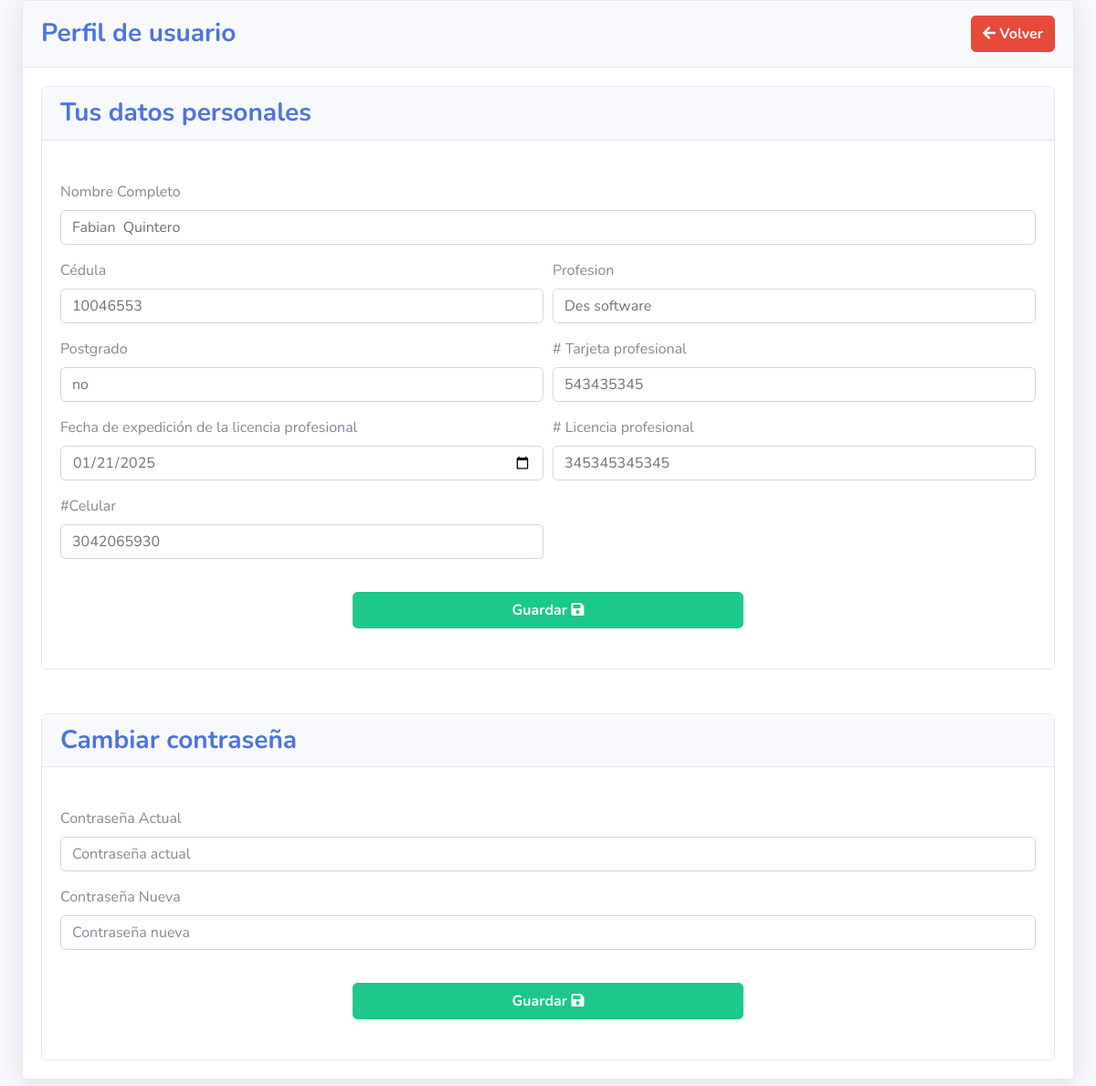
/paginas/perfil.php (signed in), run on the app's committed database.
### tables this page shows
CREATE TABLE `cliente` (
  `idcl` int NOT NULL AUTO_INCREMENT,
  `nombre` text NOT NULL,
  `fecharegistro` text NOT NULL,
  `estatus` int NOT NULL,
  `usuario` text NOT NULL,
  `clave` text NOT NULL,
  `pines` int NOT NULL,
  `pinesdisp` int DEFAULT NULL,
  `nroidcc` varchar(150) DEFAULT NULL,
  `profesion` varchar(150) DEFAULT NULL,
  `postgrado` varchar(150) DEFAULT NULL,
  `nrotarjprof` varchar(150) DEFAULT NULL,
  `nrolicprof` varchar(150) DEFAULT NULL,
  `fechexp` date DEFAULT NULL,
  `celular` text,
  `infcompletada` int NOT NULL DEFAULT '0',
  PRIMARY KEY (`idcl`),
  UNIQUE KEY `idc` (`idcl`)
);

### paginas/perfil.php (the view, shortened to what this page needs)
<?php
include_once("../conexion.php");
if(($_SESSION['logueado']) == true){
$id = $_SESSION['id'];
$sql = "SELECT * FROM cliente WHERE idcl = $id";
$usuario = mysqli_fetch_array($con->query($sql));
?>
<!DOCTYPE html>
<html lang="en">
<head>
  <link href="../vendor/fontawesome-free/css/all.min.css" rel="stylesheet" type="text/css">
  <link href="../css/sb-admin-2.min.css" rel="stylesheet">
</head>
<body style="overflow-x: hidden; overflow-y: hidden;">
  <div id="wrapper">
    <div id="content-wrapper" class="d-flex flex-column">
      <div id="content">
        <div class="container-fluid">
          <div class="row">
            <div class="col-lg-12">
              <div class="card shadow mb-4">
                <div class="card-header py-3 d-flex flex-row align-items-center justify-content-between">
                  <h3 class="m-0 font-weight-bold text-primary"> Perfil de usuario</h3>
                  <button onclick="history.back()" style="width: auto; height: 40px; font-size: 16px; font-weight: bold;" type="button" class="btn btn-danger" id="btn_completar_datos"><i class="fas fa-arrow-left"></i> Volver </button>
                </div>
                <div class="card-body" style="height: fit-content;">
                  <div class="card">
                    <div class="card-header d-flex flex-row align-items-center justify-content-between">
                      <h3 class="m-0 font-weight-bold text-primary">Tus datos personales</h3>
                    </div>
                    <br>
                    <div class="card-body">
                      <div class="chart-area" style="height: auto;">
                        <form method="POST" id="form_editar_perfil" action="../acciones/editar_perfil.php">
                            <div class="form-row">
                                <div class="form-group col-md-12">
                                    <label for="Nombre">Nombre Completo</label>
                                    <input value="<?php echo $usuario['nombre'] ?>" type="text" class="form-control" id="Nombre" placeholder="Nombre" name="Nombre" required>
                                </div>
                            </div>
                            <div class="form-row">
                                <div class="form-group col-md-6">
                                    <label for="Cedula">Cédula</label>
                                    <input value="<?php echo $usuario['nroidcc'] ?>" type="text" class="form-control" id="Cedula" placeholder="# de cédula" name="Cedula" required>
                                </div>
                                <div class="form-group col-md-6">
                                    <label for="Profesion">Profesion</label>
                                    <input value="<?php echo $usuario['profesion'] ?>" type="text" class="form-control" id="Profesion" placeholder="Profesion" name="Profesion" required>
                                </div>
                            </div>
                            <div class="form-row">
                                <div class="form-group col-md-6">
                                    <label for="Postgrado">Postgrado</label>
                                    <input value="<?php echo $usuario['postgrado'] ?>" type="text" class="form-control" id="Postgrado" placeholder="Postgrado" name="Postgrado" required>
                                </div>
                                <div class="form-group col-md-6">
                                    <label for="Tarjeta"># Tarjeta profesional</label>
                                    <input value="<?php echo $usuario['nrotarjprof'] ?>" type="number" class="form-control" id="Tarjeta" name="Tarjeta" placeholder="111111111" required>
                                </div>
                            </div>
                            <div class="form-row">
                                <div class="form-group col-md-6">
                                    <label for="FLicencia">Fecha de expedición de la licencia profesional</label>
                                    <input value="<?php echo $usuario['fechexp'] ?>" type="date" class="form-control" id="FLicencia"  name="FLicencia" required>
                                </div>
                                <div class="form-group col-md-6">
                                    <label for="Licencia"># Licencia profesional</label>
                                    <input value="<?php echo $usuario['nrolicprof'] ?>" type="number" class="form-control" id="Licencia" name="Licencia" placeholder="111111111" required>
                                </div>
                            </div>
                            <div class="form-row">
                                <div class="form-group col-md-6">
                                    <label for="Celular">#Celular</label>
                                    <input value="<?php echo $usuario['celular'] ?>" type="number" class="form-control" id="Celular"  name="Celular" placeholder="3000000000" required>
                                </div>
                            </div>
                            <div class="text-center">
                                <button style="width: 40%; height: 40px; font-size: 16px; font-weight: bold; margin-top: 20px;" type="submit" class="btn btn-success" id="btn_completar_datos">Guardar <i class="fas fa-save"></i></button>
                            </div>
                            <br>
                        </form>
                      </div>
                    </div>
                  </div>
                  <br>
                  <br>
                  <div class="card">
                    <div class="card-header d-flex flex-row align-items-center justify-content-between">
                      <h3 class="m-0 font-weight-bold text-primary">Cambiar contraseña</h3>
                    </div>
                    <br>
                    <div class="card-body">
                      <div class="chart-area" style="height: auto;">
                        <form method="POST" id="form_cambiar_contrasena" action="../acciones/cambiar_contrasena.php">
                            <div class="form-row">
                                <div class="form-group col-md-12">
                                    <label for="Contraseña">Contraseña Actual</label>
                                    <input type="password" class="form-control" id="Contrasena_Actual" placeholder="Contraseña actual" name="Contrasena_Actual" required>
                                </div>
                            </div>
                            <div class="form-row">
                                <div class="form-group col-md-12">
                                    <label for="Contrasena_Nueva">Contraseña Nueva</label>
                                    <input type="password" class="form-control" id="Contrasena_Nueva" placeholder="Contraseña nueva" name="Contrasena_Nueva" required>
                                </div>
                            </div>
                            <div class="text-center">
                                <button style="width: 40%; height: 40px; font-size: 16px; font-weight: bold; margin-top: 20px;" type="submit" class="btn btn-success" id="btn_completar_datos">Guardar <i class="fas fa-save"></i></button>
                            </div>
                            <br>
                        </form>
                      </div>
                    </div>
                  </div>
                </div>
              </div>
            </div>
          </div>
        </div>
      </div>
    </div>
  </div>
</body>
</html>
<?php
}else{
  header("Location: ../../index.php");
  exit();
}
?>

### data on the page
cliente: Nombre "Fabian Quintero", Cedula "10046553", Profesion "Des software", Postgrado "no", Tarjeta "543435345", FLicencia "01/21/2025", Licencia "345345345345", Celular "3042065930"
